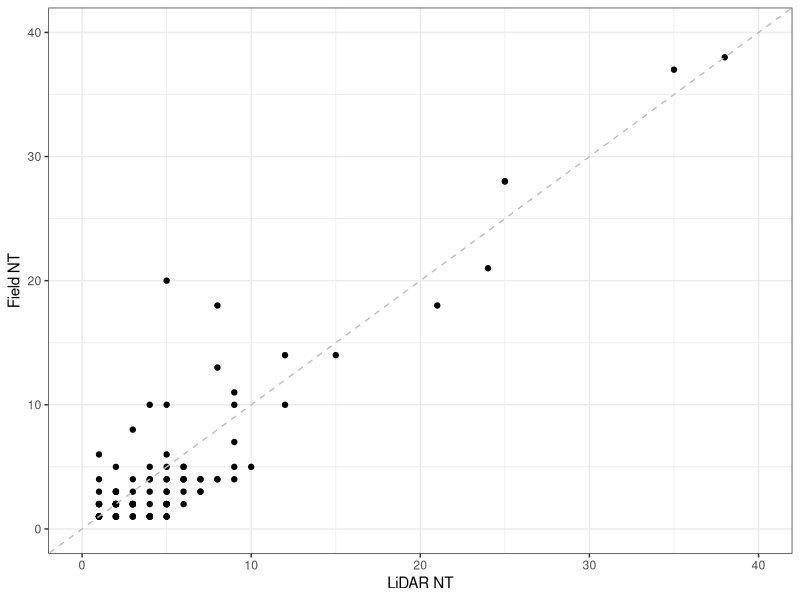
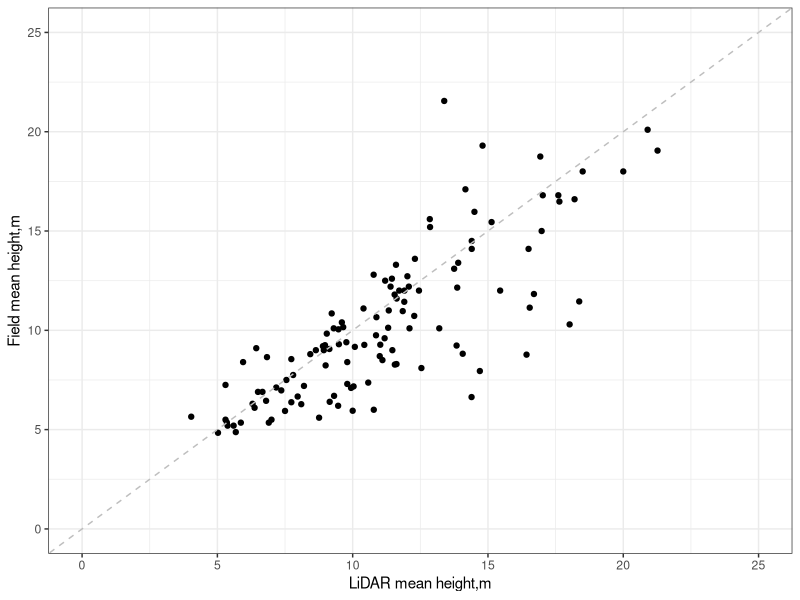
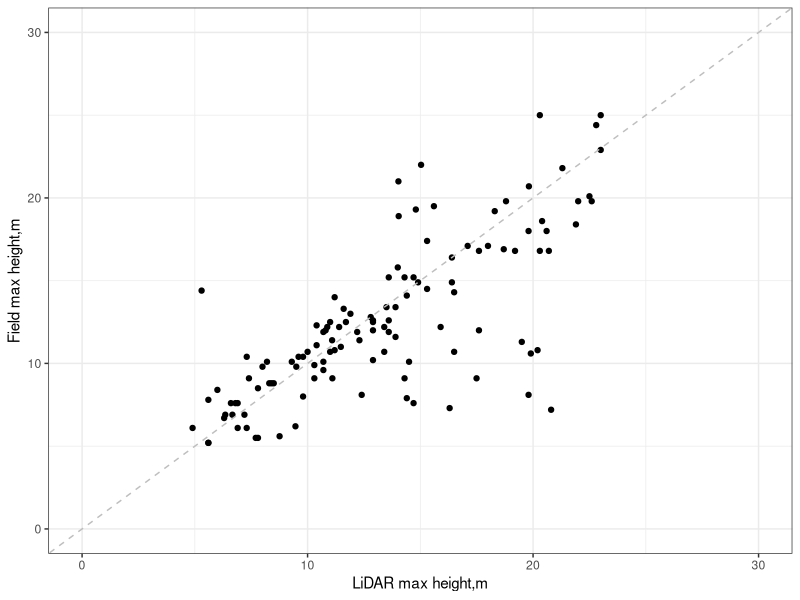
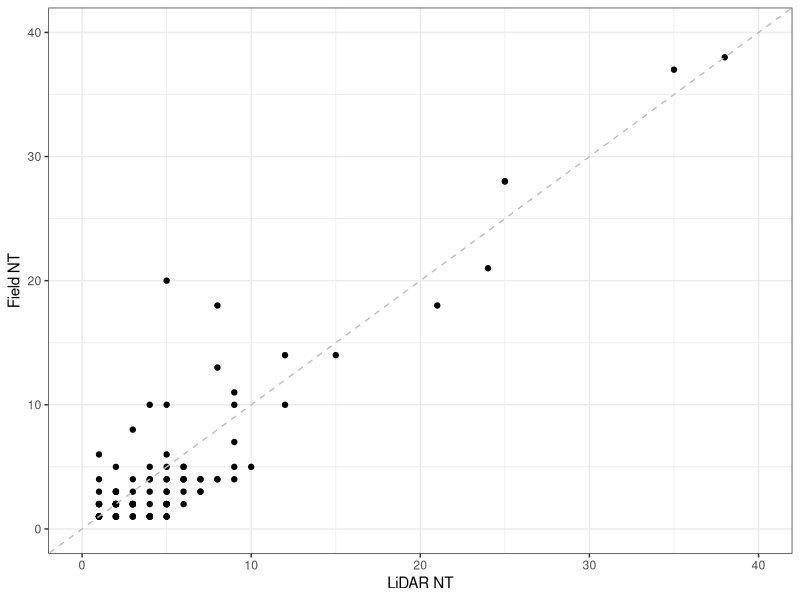
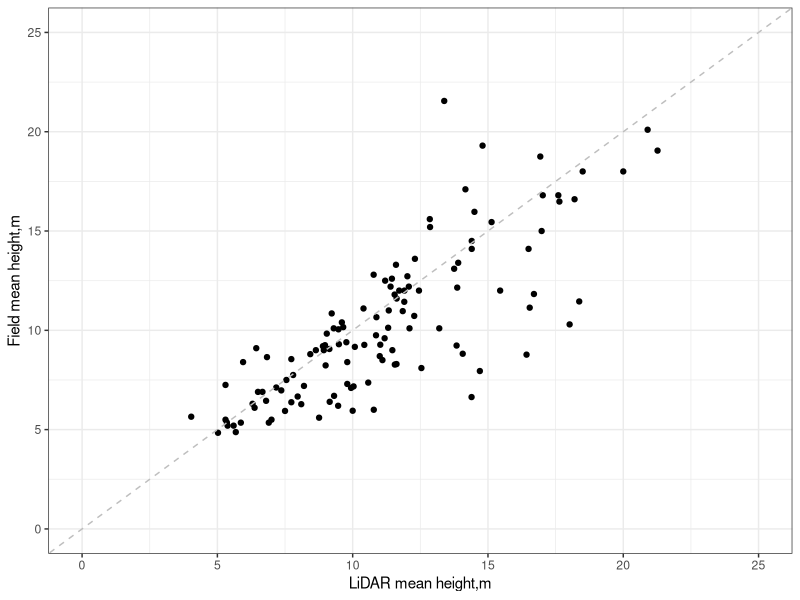
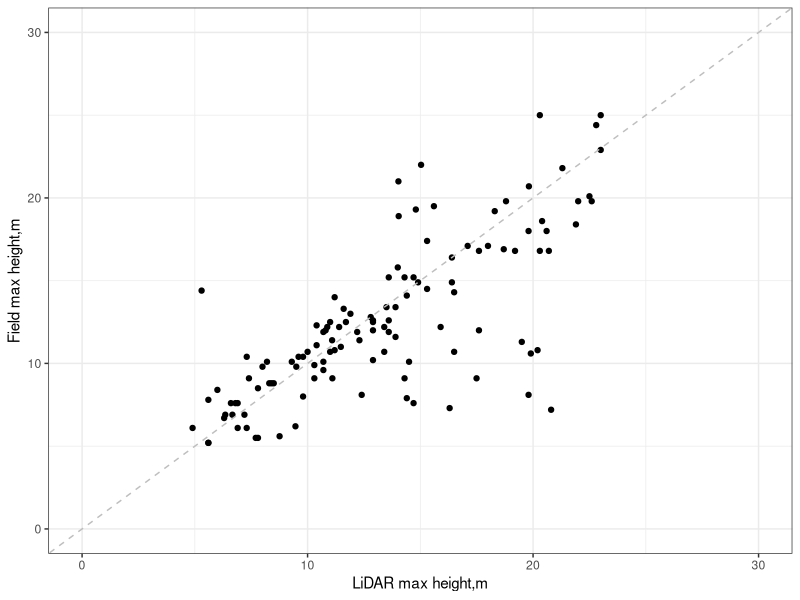

R code for these plots, in order:
library(dplyr)
library(foreign)
library(Metrics)
# setwd("C:/Users/maqin/Nutstore/1/我的坚果云/NYtrees")

ss= read.csv('./Plot_TreeSeg_S.csv')



err <- matrix(0,nrow=3,ncol=6)
err = as.data.frame(err)
colnames(err) = c('V','R2','RMSE','bia','MAE','Rbia')
err[,'V']=c('NT','Hmn','Hmax')

err[1,'R2']=round((cor(ss$NF,ss$NL))^2,2)
err[2,'R2']=round((cor(ss$HFmn,ss$HLmn))^2,2)
err[3,'R2']=round((cor(ss$HFmax,ss$HLmax))^2,2)

err[1,'RMSE']=round(rmse(ss$NF,ss$NL),2)
err[2,'RMSE']=round(rmse(ss$HFmn,ss$HLmn),2)
err[3,'RMSE']=round(rmse(ss$HFmax,ss$HLmax),2)

err[1,'bia']=round(mean(ss$NL)-mean(ss$NF),2)
err[2,'bia']=round(mean(ss$HLmn)-mean(ss$HFmn),2)
err[3,'bia']=round(mean(ss$HLmax)-mean(ss$HFmax),2)

err[1,'Rbia']=round( (mean(ss$NL)-mean(ss$NF))/mean(ss$NF)*100,2)
err[2,'Rbia']=round( (mean(ss$HLmn)-mean(ss$HFmn))/mean(ss$HFmn)*100,2)
err[3,'Rbia']=round( (mean(ss$HLmax)-mean(ss$HFmax))/mean(ss$HFmax)*100,2)

err[1,'MAE']= round(mean(abs(ss$NL-ss$NF)),2)
err[2,'MAE']=round(mean(abs(ss$HFmn-ss$HLmn)),2)
err[3,'MAE']=round(mean(abs(ss$HFmax-ss$HLmax)),2)
write.csv(err,'./err.csv')


library(ggplot2)
library("gridExtra")
# Basic scatter plot
pN = ggplot(ss, aes(x=ss$NL, y=ss$NF)) + geom_point(size=1.5)+
  # stat_smooth(method = 'lm', formula = y ~ poly(x,2), aes(colour = 'polynomial'), se= TRUE)+
  theme_bw()+theme( legend.position="none")+
  scale_x_continuous('LiDAR NT', limits=c(0,40))+
  scale_y_continuous('Field NT', limits=c(0,40))+
  geom_abline(intercept = 0, slope = 1, color="grey",linetype="dashed", size=0.5)

pN
ggsave(plot = pN, width = 4, height = 4, dpi = 600,
       filename = "./NT.jpg")

pHm = ggplot(ss, aes(x=ss$HLmn, y=ss$HFmn)) + geom_point(size=1.5)+
  # stat_smooth(method = 'lm', formula = y ~ poly(x,2), aes(colour = 'polynomial'), se= TRUE)+
  theme_bw()+theme( legend.position="none")+
  scale_x_continuous('LiDAR mean height,m', limits=c(0,25))+
  scale_y_continuous('Field mean height,m', limits=c(0,25))+
  geom_abline(intercept = 0, slope = 1, color="grey",linetype="dashed", size=0.5)

pHm
ggsave(plot = pHm, width = 4, height = 4, dpi = 600,
       filename = "./Hmn.jpg")


pHmax = ggplot(ss, aes(x=ss$HLmax, y=ss$HFmax)) + geom_point(size=1.5)+
  # stat_smooth(method = 'lm', formula = y ~ poly(x,2), aes(colour = 'polynomial'), se= TRUE)+
  theme_bw()+theme( legend.position="none")+
  scale_x_continuous('LiDAR max height,m', limits=c(0,30))+
  scale_y_continuous('Field max height,m', limits=c(0,30))+
  geom_abline(intercept = 0, slope = 1, color="grey",linetype="dashed", size=0.5)

pHmax
ggsave(plot = pHmax, width = 4, height = 4, dpi = 600,
       filename = "./Hmax.jpg")
